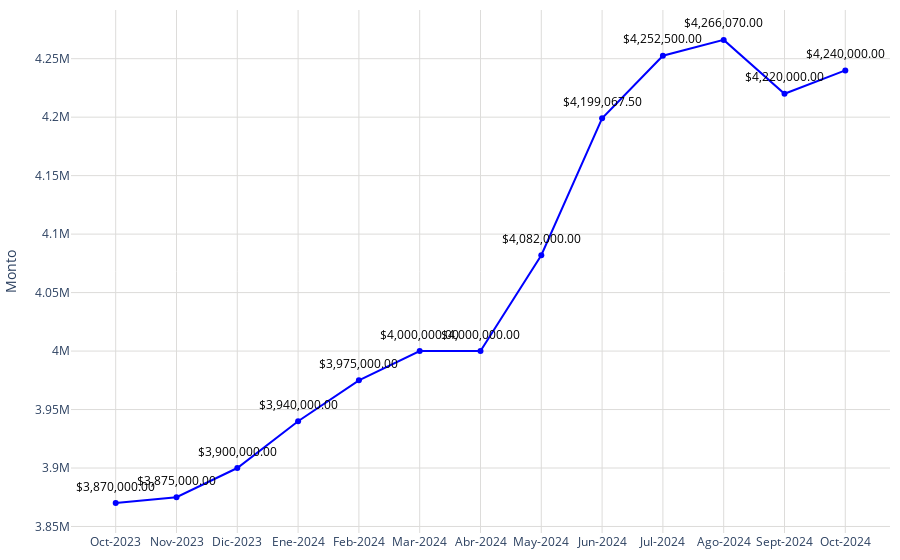

Write notebook code for a chart like this one.
### Code cell
# Datos
año = df_promedio['label']
promedio = df_promedio['promedio']

# Crear una función para formatear los valores grandes en palabras en español
def formatear_numero(valor):
    if valor >= 1_000_000_000_000:
        return f'{valor / 1_000_000_000:.2f} billones'
    elif valor >= 1_000_000_000:
        return f'{valor / 1_000_000_000:.0f} mil millones'  # Mil millones
    elif valor >= 1_000_000:
        return f'{valor / 1_000_000:.0f} millones'  # Millones
    elif valor >= 1_000:
        return f'{valor / 1_000:.0f} mil'  # Mil
    else:
        return str(valor)
# Configurar los valores y el texto del eje Y
tickvals = [2500000000,3000000000,3200000000]
ticktext = [formatear_numero(val) for val in tickvals]

fig = go.Figure()
fig.add_trace(go.Scatter(
    x=año,
    y=promedio,
    mode='markers+lines',
    marker=dict(color='blue'),
))
# Agregar anotaciones para mostrar los valores encima de los puntos
for a, p in zip(año, promedio):
    fig.add_annotation(
        x=a,
        y=p,
        text=f"${p:,.2f}",  # Formatear el valor del promedio como moneda
        showarrow=False,
        font=dict(color='black', size=12),
        xshift=0,
        yshift=17,
        textangle=0
    )
# Actualizar diseño
fig.update_layout(
    #title='Plusvalía estimada',   
    yaxis=dict(
        title="Monto",
        gridwidth=1,  # Ancho de las líneas de la cuadrícula
        gridcolor='#dddcda', 

    ),
    xaxis=dict(
        gridcolor='#dddcda', 
        tickmode='array',
        tickvals=año,
        ticktext=año
    ),
    plot_bgcolor='rgba(0,0,0,0)',
        margin=dict(l=10, r=10, t=10, b=10)
)
fig.show()

### Figure 1 — Plotly figure (JSON) as saved in the notebook; plotly's stock layout.template omitted (floating-point values rounded to 4 significant figures)
{"data": [{"marker": {"color": "blue"}, "mode": "markers+lines", "type": "scatter", "x": ["Oct-2023", "Nov-2023", "Dic-2023", "Ene-2024", "Feb-2024", "Mar-2024", "Abr-2024", "May-2024", "Jun-2024", "Jul-2024", "Ago-2024", "Sept-2024", "Oct-2024"], "y": [3870000, 3875000, 3900000, 3940000, 3975000, 4000000, 4000000, 4082000, 4199000.0, 4252500, 4266070, 4220000, 4240000]}], "layout": {"annotations": [{"font": {"color": "black", "size": 12}, "showarrow": false, "text": "$3,870,000.00", "textangle": 0, "x": "Oct-2023", "xshift": 0, "y": 3870000, "yshift": 17}, {"font": {"color": "black", "size": 12}, "showarrow": false, "text": "$3,875,000.00", "textangle": 0, "x": "Nov-2023", "xshift": 0, "y": 3875000, "yshift": 17}, {"font": {"color": "black", "size": 12}, "showarrow": false, "text": "$3,900,000.00", "textangle": 0, "x": "Dic-2023", "xshift": 0, "y": 3900000, "yshift": 17}, {"font": {"color": "black", "size": 12}, "showarrow": false, "text": "$3,940,000.00", "textangle": 0, "x": "Ene-2024", "xshift": 0, "y": 3940000, "yshift": 17}, {"font": {"color": "black", "size": 12}, "showarrow": false, "text": "$3,975,000.00", "textangle": 0, "x": "Feb-2024", "xshift": 0, "y": 3975000, "yshift": 17}, {"font": {"color": "black", "size": 12}, "showarrow": false, "text": "$4,000,000.00", "textangle": 0, "x": "Mar-2024", "xshift": 0, "y": 4000000, "yshift": 17}, {"font": {"color": "black", "size": 12}, "showarrow": false, "text": "$4,000,000.00", "textangle": 0, "x": "Abr-2024", "xshift": 0, "y": 4000000, "yshift": 17}, {"font": {"color": "black", "size": 12}, "showarrow": false, "text": "$4,082,000.00", "textangle": 0, "x": "May-2024", "xshift": 0, "y": 4082000, "yshift": 17}, {"font": {"color": "black", "size": 12}, "showarrow": false, "text": "$4,199,067.50", "textangle": 0, "x": "Jun-2024", "xshift": 0, "y": 4199000.0, "yshift": 17}, {"font": {"color": "black", "size": 12}, "showarrow": false, "text": "$4,252,500.00", "textangle": 0, "x": "Jul-2024", "xshift": 0, "y": 4252500, "yshift": 17}, {"font": {"color": "black", "size": 12}, "showarrow": false, "text": "$4,266,070.00", "textangle": 0, "x": "Ago-2024", "xshift": 0, "y": 4266070, "yshift": 17}, {"font": {"color": "black", "size": 12}, "showarrow": false, "text": "$4,220,000.00", "textangle": 0, "x": "Sept-2024", "xshift": 0, "y": 4220000, "yshift": 17}, {"font": {"color": "black", "size": 12}, "showarrow": false, "text": "$4,240,000.00", "textangle": 0, "x": "Oct-2024", "xshift": 0, "y": 4240000, "yshift": 17}], "margin": {"b": 10, "l": 10, "r": 10, "t": 10}, "plot_bgcolor": "rgba(0,0,0,0)", "xaxis": {"gridcolor": "#dddcda", "tickmode": "array", "ticktext": ["Oct-2023", "Nov-2023", "Dic-2023", "Ene-2024", "Feb-2024", "Mar-2024", "Abr-2024", "May-2024", "Jun-2024", "Jul-2024", "Ago-2024", "Sept-2024", "Oct-2024"], "tickvals": ["Oct-2023", "Nov-2023", "Dic-2023", "Ene-2024", "Feb-2024", "Mar-2024", "Abr-2024", "May-2024", "Jun-2024", "Jul-2024", "Ago-2024", "Sept-2024", "Oct-2024"]}, "yaxis": {"gridcolor": "#dddcda", "gridwidth": 1, "title": {"text": "Monto"}}}}
